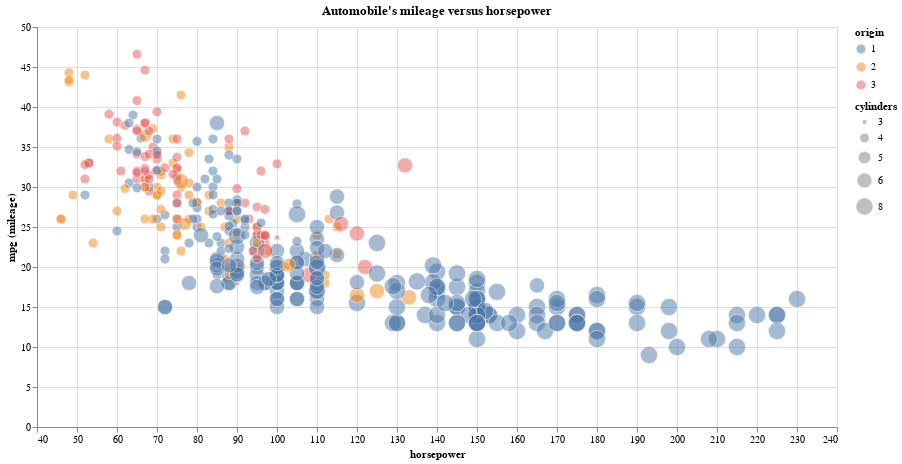

The cell this chart's notebook holds for it:
### Markdown cell above
## Interactive charts

Make charts interactive by adding the `interactive()` method to the chart

### Code cell
(alt.Chart(data)
    .mark_circle(
                 size=150,                                                                    
                 color='salmon',                                                        
                 opacity=0.5,                          
                 stroke='white',
                 strokeWidth=1,
                )
    .encode(
            x=alt.X(
                    field='horsepower',                     
                    type='quantitative',                   
                    scale=alt.Scale(domain=[40, 240]),
                    ),     
            y=alt.Y(
                    field='mpg',                           
                    type='quantitative',                   
                    title="mpg (mileage)",
                    ),
            color=alt.Color(
                            'origin:N',                           
                            scale=alt.Scale(scheme='tableau10'),  
                            ),
            size=alt.Size(
                          'cylinders:O',                           
                           scale=alt.Scale(
                                           domain=[3,4, 5, 6, 8], 
                                           range=[25,300],         
                                           ),
                         ),
            tooltip=['mpg', 'horsepower', 'origin', 'cylinders']   
            )                 
    .properties(
                width=800,                                     
                height=400,                                    
                title="Automobile's mileage versus horsepower", 
    )
).interactive()                                                      # make interactive

### Figure 1 — Vega-Lite specification as saved in the notebook (floating-point values rounded to 4 significant figures; data arrays with more than 128 entries replaced by an {"elided": "..."} marker saying what was removed)
{"config": {"view": {"continuousWidth": 400, "continuousHeight": 300}}, "data": {"name": "data-03487aaa278f67a5f3ec4d9732560be4"}, "mark": {"type": "circle", "color": "salmon", "opacity": 0.5, "size": 150, "stroke": "white", "strokeWidth": 1}, "encoding": {"color": {"field": "origin", "scale": {"scheme": "tableau10"}, "type": "nominal"}, "size": {"field": "cylinders", "scale": {"domain": [3, 4, 5, 6, 8], "range": [25, 300]}, "type": "ordinal"}, "tooltip": [{"field": "mpg", "type": "quantitative"}, {"field": "horsepower", "type": "quantitative"}, {"field": "origin", "type": "nominal"}, {"field": "cylinders", "type": "quantitative"}], "x": {"field": "horsepower", "scale": {"domain": [40, 240]}, "type": "quantitative"}, "y": {"field": "mpg", "title": "mpg (mileage)", "type": "quantitative"}}, "height": 400, "selection": {"selector001": {"type": "interval", "bind": "scales", "encodings": ["x", "y"]}}, "title": "Automobile's mileage versus horsepower", "width": 800, "$schema": "https://vega.github.io/schema/vega-lite/v4.17.0.json", "datasets": {"data-03487aaa278f67a5f3ec4d9732560be4": {"elided": "392 records"}}}
